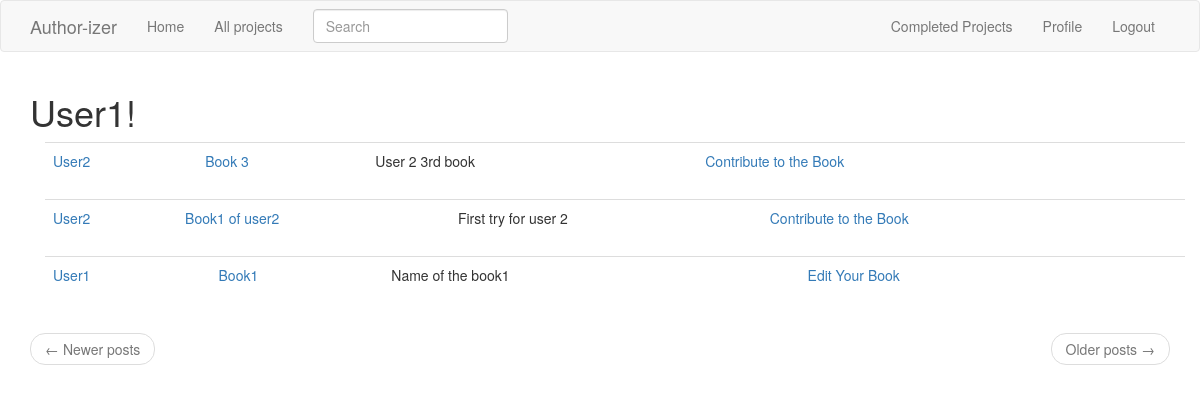
Page /explore (signed in) on the committed database.
### app/models.py (models this page shows, shortened)
class User(UserMixin, db.Model):
    id = db.Column(db.Integer, primary_key=True )
    username = db.Column(db.String(64), index=True, unique=True)
    email = db.Column(db.String(120), index=True, unique=True)
    password_hash = db.Column(db.String(128))
    posts = db.relationship('Post', backref='author', lazy='dynamic')
    about_me = db.Column(db.String(140))
    last_seen = db.Column(db.DateTime, default=datetime.utcnow)
    followed = db.relationship(
        'User', secondary=followers,
        primaryjoin=(followers.c.follower_id == id),
        secondaryjoin=(followers.c.followed_id == id),
        backref=db.backref('followers', lazy='dynamic'), lazy='dynamic')

class SearchableMixin(object):
    @classmethod
    def before_commit(cls, session):
        session._changes = {
            'add': list(session.new),
            'update': list(session.dirty),
            'delete': list(session.deleted)
        }
    @classmethod
    def after_commit(cls, session):
        for obj in session._changes['add']:
            if isinstance(obj, SearchableMixin):
                add_to_index(obj.__tablename__, obj)
        for obj in session._changes['update']:
            if isinstance(obj, SearchableMixin):
                add_to_index(obj.__tablename__, obj)
        for obj in session._changes['delete']:
            if isinstance(obj, SearchableMixin):
                remove_from_index(obj.__tablename__, obj)
        session._changes = None

class Post(SearchableMixin, db.Model):
    __searchable__ = ['body']
    id = db.Column(db.Integer, primary_key=True)
    body = db.Column(db.Text)
    title= db.Column(db.String(140))
    subtitle=db.Column(db.String(200))
    timestamp = db.Column(db.DateTime, index=True, default=datetime.utcnow)
    user_id = db.Column(db.Integer, db.ForeignKey('user.id', ondelete="CASCADE"))
    contributes = db.relationship('Contribute', backref='contrib', lazy='dynamic')
    completed= db.Column(db.Boolean, default=False)

### app/routes.py (the view)
@app.route('/explore')
@login_required
def explore():
    form_2=RatingForm ()
    page = request.args.get('page', 1, type=int)
    posts = Post.query.order_by(Post.timestamp.desc()).paginate(
        page, app.config['POSTS_PER_PAGE'], False)
    next_url = url_for('explore', page=posts.next_num) \
        if posts.has_next else None
    prev_url = url_for('explore', page=posts.prev_num) \
        if posts.has_prev else None
    return render_template('index.html', title='Open projects', posts=posts.items, form_2=form_2,
                           next_url=next_url, prev_url=prev_url)

### app/forms.py
class SearchForm(FlaskForm):
    q = StringField(('Search'), validators=[DataRequired()])
    def __init__(self, *args, **kwargs):
        if 'formdata' not in kwargs:
            kwargs['formdata'] = request.args
        if 'csrf_enabled' not in kwargs:
            kwargs['csrf_enabled'] = False
        super(SearchForm, self).__init__(*args, **kwargs)

class RatingForm(FlaskForm):
    rating = RadioField('Rating', choices=[('1'),('2'), ('3'), ('4'), ('5')], validators=[DataRequired()])
    submit = SubmitField('Submit')

### app/models.py (called while the page is built)
@login.user_loader
def load_user(id):
    return User.query.get(int(id))

### app/routes.py (called while the page is built)
@app.before_request
def before_request():
    if current_user.is_authenticated:
        current_user.last_seen = datetime.utcnow()
        db.session.commit()
        g.search_form = SearchForm()

### app/templates/index.html (shortened to what this page needs)
{% extends "base.html" %}
{% import 'bootstrap/wtf.html' as wtf %}
{% block app_content %}
    <h1>{{ current_user.username.capitalize() }}!</h1>
    {% for post in posts %}
        {%if post.completed!=1 %}
        {% include '_post.html' %}
        {%endif%}
    {% endfor %}
    <nav aria-label="...">
        <ul class="pager">
            <li class="previous{% if not prev_url %} disabled{% endif %}">
                <a href="{{ prev_url or '#' }}">
                    <span aria-hidden="true">&larr;</span> Newer posts
                </a>
            </li>
            <li class="next{% if not next_url %} disabled{% endif %}">
                <a href="{{ next_url or '#' }}">
                    Older posts <span aria-hidden="true">&rarr;</span>
                </a>
            </li>
        </ul>
    </nav>
{% endblock %}

### app/templates/_post.html (shortened to what this page needs)
<div class="container">
<table class="table table-hover ">
    <tr>
        <td >
            <a href="{{ url_for('user', username=post.author.username) }}">
                {{ post.author.username.capitalize() }}
            </a>
        </td>
        <td>
            <a href="{{ url_for('read_post', id=post.id) }}">
            {{ post.title.capitalize() }}
            </a>
        </td>
        <td>
            {{ post.subtitle.capitalize() }}
        </td>
        <td>
            {%if post.author.username != current_user.username and not post.completed%}
                <a href="{{ url_for('contribute', id=post.id)}}"> Contribute to the Book </a>
            {%elif not post.completed %}
                <a href="{{url_for('edit_post' , id=post.id)}}"> Edit Your Book</a>
            {%endif %}
        </td>
        <td>
        </td>
    </tr>
</table>
</div>

### rows in the picture
User: username "User1"
Post: author.username "User2", title "Book 3", subtitle "User 2 3rd book"
Post: author.username "User2", title "Book1 of user2", subtitle "First try for user 2"
Post: author.username "User1", title "Book1", subtitle "Name of the book1"
